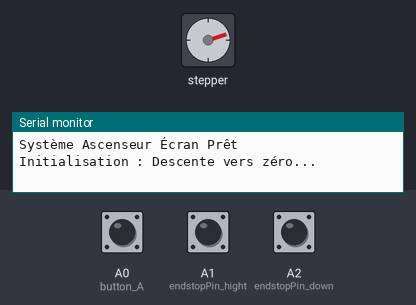
Bench run of a sketch on a simulated Arduino Uno, built with avr-gcc and run on an emulated ATmega328P. On the bench: stepper motor, the last lines printed to the serial monitor. Wiring (inferred from the names in the program): stepper motor driver (200 steps per turn assumed): step pin 9; direction pin 8; enable pin 7. The inputs (shaded band) are chosen by the test bench; at power-on: A2 (endstopPin_down) HIGH, A0 (button_A) HIGH, A1 (endstopPin_hight) HIGH.

Above: at 1.2 s.
1.3 s: A2 (endstopPin_down) pulled LOW for 0.15 s
2.9 s: A0 (button_A) pulled LOW for 0.15 s
At 3.4 s:
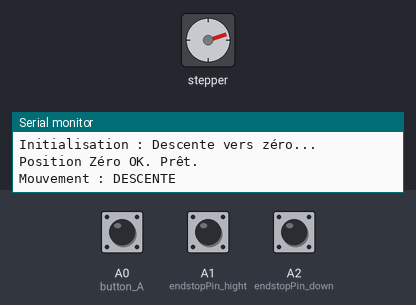
6.0 s: A2 (endstopPin_down) pulled LOW for 1 s
8.5 s: A0 (button_A) pulled LOW for 1 s
At 9.2 s:
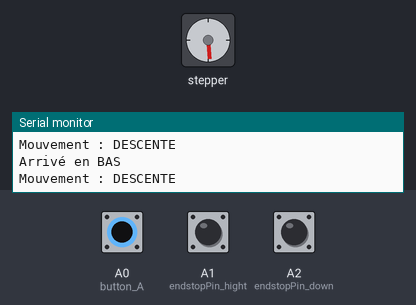
12.5 s: A2 (endstopPin_down) pulled LOW for 0.15 s
14.1 s: A0 (button_A) pulled LOW for 0.15 s
At 14.6 s:
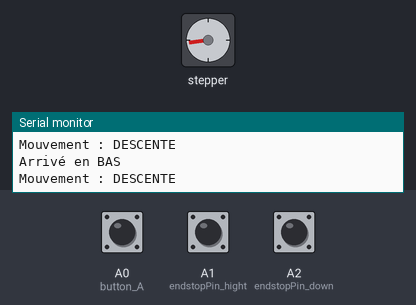
Timing chart, 0 to 64.7 s (numbered marks = the images above; inputs shaded):
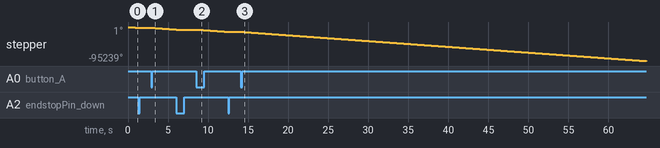

The sketch:

Arduino.ino
```cpp
// Définition des pins
const int enablePin = 7;     // LOW = activé, HIGH = désactivé
const int stepPin = 9;
const int dirPin  = 8;

const int button_A = A0;
const int endstopPin_hight = A1; // Capteur du haut
const int endstopPin_down  = A2; // Capteur du bas

// Paramètres de vitesse
const int pulseWidthMicros = 100;
const int delayBetweenSteps = 1000;

// Variables d'état
bool firstlaunch = false;

void setup() {
  pinMode(stepPin, OUTPUT);
  pinMode(dirPin, OUTPUT);
  pinMode(enablePin, OUTPUT);

  // Utilisation du PULLUP interne : le bouton/capteur doit relier la pin à la masse (GND)
  pinMode(button_A, INPUT_PULLUP);
  pinMode(endstopPin_hight, INPUT_PULLUP);
  pinMode(endstopPin_down, INPUT_PULLUP);

  digitalWrite(enablePin, HIGH); // On commence moteur éteint
  Serial.begin(9600);
  Serial.println(F("Système Ascenseur Écran Prêt"));
}

// Fonction de base pour un pas moteur
void motorStep() {
  digitalWrite(stepPin, HIGH);
  delayMicroseconds(pulseWidthMicros);
  digitalWrite(stepPin, LOW);
  delayMicroseconds(delayBetweenSteps);
}

void loop() {
  // --- 1. SÉQUENCE DE DÉMARRAGE (RAZ) ---
  if (!firstlaunch) {
    Serial.println(F("Initialisation : Descente vers zéro..."));
    digitalWrite(enablePin, LOW); // Active le moteur
    digitalWrite(dirPin, LOW);    // Sens descente

    // On descend tant que le capteur bas n'est pas activé (il est HIGH si pas touché)
    while (digitalRead(endstopPin_down) == HIGH) {
      motorStep();
    }

    digitalWrite(enablePin, HIGH); // Coupe le courant après l'init
    firstlaunch = true;
    Serial.println(F("Position Zéro OK. Prêt."));
  }

  // --- 2. GESTION DU BOUTON ---
  if (digitalRead(button_A) == LOW) {
    delay(50); // Anti-rebond
    if (digitalRead(button_A) == LOW) {

      // On décide de l'action selon la position
      if (digitalRead(endstopPin_down) == LOW) {
        // Si on est en bas, on monte
        monter();
      }
      else if (digitalRead(endstopPin_hight) == LOW) {
        // Si on est en haut, on descend
        descendre();
      }
      else {
        // Si on est entre les deux, on descend par sécurité
        descendre();
      }

      // Attente du relâchement du bouton pour éviter de boucler
      while (digitalRead(button_A) == LOW);
      delay(50);
    }
  }
}

// --- 3. FONCTIONS DE MOUVEMENT ---

void monter() {
  Serial.println(F("Mouvement : MONTÉE"));
  digitalWrite(enablePin, LOW);
  digitalWrite(dirPin, HIGH);

  while (digitalRead(endstopPin_hight) == HIGH) {
    motorStep();
    // Sécurité supplémentaire : si on touche le bas par erreur, on stoppe
    if(digitalRead(endstopPin_down) == LOW && digitalRead(dirPin) == LOW) break;
  }

  digitalWrite(enablePin, HIGH);
  Serial.println(F("Arrivé en HAUT"));
}

void descendre() {
  Serial.println(F("Mouvement : DESCENTE"));
  digitalWrite(enablePin, LOW);
  digitalWrite(dirPin, LOW);

  while (digitalRead(endstopPin_down) == HIGH) {
    motorStep();
  }

  digitalWrite(enablePin, HIGH);
  Serial.println(F("Arrivé en BAS"));
}
```

Measured:
- after the input at 2.9 s, stepper: keeps turning counter-clockwise at about 1619°/s, starting after 0.05 s
- after the input at 8.5 s, stepper: keeps turning counter-clockwise at about 1619°/s, starting after 0.05 s
- after the input at 14.1 s, stepper: keeps turning counter-clockwise at about 1619°/s, starting after 0.05 s
